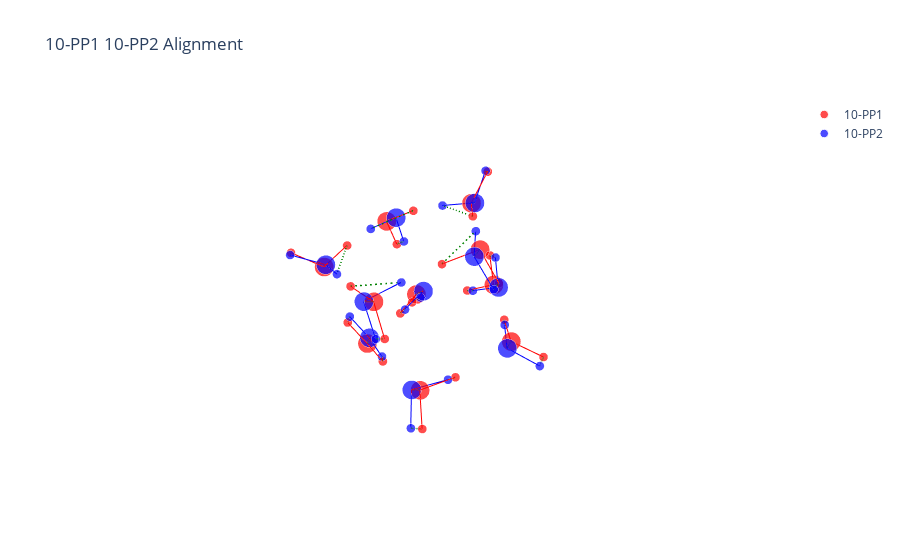

This figure's notebook cell:
### Markdown cell above
Now let's align two water clusters 10-PP1 and 10-PP2 with cluster_alignment(). We need to specify the number of atoms in a water molecule and the method to represent a water molecule.

### Code cell
data_path = "../Data/Water-Clusters/"
nameA = '10-PP1.xyz'
nameB = '10-PP2.xyz'
molA = next(pybel.readfile('xyz', os.path.join(data_path, nameA)))
molB = next(pybel.readfile('xyz', os.path.join(data_path, nameB)))
X_A, T_A, B_A = otm.tl.process_molecule(molA) 
X_B, T_B, B_B = otm.tl.process_molecule(molB)
n_atoms = 3
molecule_cluster_options = 'center'
# specify we are aligning molecule clusters
assignment, rmsd_best = otm.tl.cluster_alignment(X_A, X_B, T_A, T_B, case = 'molecule cluster', n_atoms = n_atoms, molecule_cluster_options = molecule_cluster_options)
X_B_aligned, _, _ = otm.tl.kabsch(X_A, X_B, otm.tl.permutation_to_matrix(assignment))
otm.pl.interactive_alignment_plot(X_A, X_B_aligned, T_A, T_B, B_A, B_B, assignment, '10-PP1', '10-PP2', save=False)

### Figure 1 — Plotly figure (JSON) as saved in the notebook; plotly's stock layout.template omitted (floating-point values rounded to 4 significant figures)
{"data": [{"marker": {"color": "red", "size": [13.2, 6.2, 6.2, 13.2, 6.2, 6.2, 13.2, 6.2, 6.2, 13.2, 6.2, 6.2, 13.2, 6.2, 6.2, 13.2, 6.2, 6.2, 13.2, 6.2, 6.2, 13.2, 6.2, 6.2, 13.2, 6.2, 6.2, 13.2, 6.2, 6.2], "symbol": "circle"}, "mode": "markers", "name": "10-PP1", "type": "scatter3d", "x": [1.741, 2.229, 0.8804, 1.32, 1.5, 1.691, -0.6898, -1.144, -1.356, -1.275, -0.3225, -1.54, 1.892, 0.9393, 2.403, -0.7244, -1.18, -1.047, -0.1016, -0.2925, 0.7988, -1.954, -2.485, -1.229, -2.423, -2.104, -2.465, 2.328, 2.269, 2.34], "y": [1.597, 2.183, 2.047, -1.189, -0.2297, -1.526, 2.595, 3.371, 1.85, -1.774, -1.529, -2.305, -2.005, -2.211, -2.743, -2.433, -1.691, -2.385, 1.801, 2.302, 1.435, -0.09294, -0.00054, 0.5923, 0.5917, -0.2091, 0.3224, 0.765, -0.2066, 1.076], "z": [-1.498, -2.089, -1.327, -1.917, -1.89, -1.077, -0.7222, -1.074, -0.7833, -1.695, -1.856, -2.456, 0.7286, 0.9337, 1.082, 1.033, 1.482, 0.113, 2.025, 1.212, 1.857, 1.997, 2.797, 2.075, -0.7035, -1.167, 0.2358, 1.23, 1.148, 0.3074]}, {"marker": {"color": "blue", "size": [13.2, 6.2, 6.2, 13.2, 6.2, 6.2, 13.2, 6.2, 6.2, 13.2, 6.2, 6.2, 13.2, 6.2, 6.2, 13.2, 6.2, 6.2, 13.2, 6.2, 6.2, 13.2, 6.2, 6.2, 13.2, 6.2, 6.2, 13.2, 6.2, 6.2], "symbol": "circle"}, "mode": "markers", "name": "10-PP2", "type": "scatter3d", "x": [2.409, 2.438, 1.667, 1.836, 1.052, 2.355, 1.111, 1.38, 1.476, -2.348, -2.148, -2.402, -1.515, -0.548, -1.866, 1.802, 2.5, 2.051, -0.4431, -1.192, -0.8142, -0.9843, -0.006376, -1.251, -1.97, -2.587, -1.583, 0.19, -0.04963, -0.5594], "y": [0.4858, 0.8553, 0.9847, 1.381, 1.941, 1.888, -1.355, -0.4161, -1.716, 0.8318, -0.01226, 0.5839, -1.676, -1.544, -2.2, -2.06, -2.615, -1.12, 2.659, 1.996, 3.484, -2.282, -2.303, -2.269, 0.01695, -0.1597, -0.8681, 1.88, 2.34, 1.27], "z": [1.13, 0.2296, 1.547, -1.579, -1.368, -2.214, -1.917, -1.904, -1.085, -0.6455, -1.098, 0.2991, -1.628, -1.83, -2.358, 0.7389, 1.107, 0.9764, -0.7639, -0.7932, -1.1, 1.118, 1.083, 0.1794, 2.033, 2.754, 1.788, 1.992, 1.168, 2.139]}, {"line": {"color": "red", "width": 2}, "mode": "lines", "showlegend": false, "type": "scatter3d", "x": [1.741, 2.229], "y": [1.597, 2.183], "z": [-1.498, -2.089]}, {"line": {"color": "red", "width": 2}, "mode": "lines", "showlegend": false, "type": "scatter3d", "x": [1.741, 0.8804], "y": [1.597, 2.047], "z": [-1.498, -1.327]}, {"line": {"color": "red", "width": 2}, "mode": "lines", "showlegend": false, "type": "scatter3d", "x": [1.32, 1.5], "y": [-1.189, -0.2297], "z": [-1.917, -1.89]}, {"line": {"color": "red", "width": 2}, "mode": "lines", "showlegend": false, "type": "scatter3d", "x": [1.32, 1.691], "y": [-1.189, -1.526], "z": [-1.917, -1.077]}, {"line": {"color": "red", "width": 2}, "mode": "lines", "showlegend": false, "type": "scatter3d", "x": [-0.6898, -1.144], "y": [2.595, 3.371], "z": [-0.7222, -1.074]}, {"line": {"color": "red", "width": 2}, "mode": "lines", "showlegend": false, "type": "scatter3d", "x": [-0.6898, -1.356], "y": [2.595, 1.85], "z": [-0.7222, -0.7833]}, {"line": {"color": "red", "width": 2}, "mode": "lines", "showlegend": false, "type": "scatter3d", "x": [-1.275, -0.3225], "y": [-1.774, -1.529], "z": [-1.695, -1.856]}, {"line": {"color": "red", "width": 2}, "mode": "lines", "showlegend": false, "type": "scatter3d", "x": [-1.275, -1.54], "y": [-1.774, -2.305], "z": [-1.695, -2.456]}, {"line": {"color": "red", "width": 2}, "mode": "lines", "showlegend": false, "type": "scatter3d", "x": [1.892, 0.9393], "y": [-2.005, -2.211], "z": [0.7286, 0.9337]}, {"line": {"color": "red", "width": 2}, "mode": "lines", "showlegend": false, "type": "scatter3d", "x": [1.892, 2.403], "y": [-2.005, -2.743], "z": [0.7286, 1.082]}, {"line": {"color": "red", "width": 2}, "mode": "lines", "showlegend": false, "type": "scatter3d", "x": [-0.7244, -1.18], "y": [-2.433, -1.691], "z": [1.033, 1.482]}, {"line": {"color": "red", "width": 2}, "mode": "lines", "showlegend": false, "type": "scatter3d", "x": [-0.7244, -1.047], "y": [-2.433, -2.385], "z": [1.033, 0.113]}, {"line": {"color": "red", "width": 2}, "mode": "lines", "showlegend": false, "type": "scatter3d", "x": [-0.1016, -0.2925], "y": [1.801, 2.302], "z": [2.025, 1.212]}, {"line": {"color": "red", "width": 2}, "mode": "lines", "showlegend": false, "type": "scatter3d", "x": [-0.1016, 0.7988], "y": [1.801, 1.435], "z": [2.025, 1.857]}, {"line": {"color": "red", "width": 2}, "mode": "lines", "showlegend": false, "type": "scatter3d", "x": [-1.954, -2.485], "y": [-0.09294, -0.00054], "z": [1.997, 2.797]}, {"line": {"color": "red", "width": 2}, "mode": "lines", "showlegend": false, "type": "scatter3d", "x": [-1.954, -1.229], "y": [-0.09294, 0.5923], "z": [1.997, 2.075]}, {"line": {"color": "red", "width": 2}, "mode": "lines", "showlegend": false, "type": "scatter3d", "x": [-2.423, -2.104], "y": [0.5917, -0.2091], "z": [-0.7035, -1.167]}, {"line": {"color": "red", "width": 2}, "mode": "lines", "showlegend": false, "type": "scatter3d", "x": [-2.423, -2.465], "y": [0.5917, 0.3224], "z": [-0.7035, 0.2358]}, {"line": {"color": "red", "width": 2}, "mode": "lines", "showlegend": false, "type": "scatter3d", "x": [2.328, 2.269], "y": [0.765, -0.2066], "z": [1.23, 1.148]}, {"line": {"color": "red", "width": 2}, "mode": "lines", "showlegend": false, "type": "scatter3d", "x": [2.328, 2.34], "y": [0.765, 1.076], "z": [1.23, 0.3074]}, {"line": {"color": "blue", "width": 2}, "mode": "lines", "showlegend": false, "type": "scatter3d", "x": [2.409, 2.438], "y": [0.4858, 0.8553], "z": [1.13, 0.2296]}, {"line": {"color": "blue", "width": 2}, "mode": "lines", "showlegend": false, "type": "scatter3d", "x": [2.409, 1.667], "y": [0.4858, 0.9847], "z": [1.13, 1.547]}, {"line": {"color": "blue", "width": 2}, "mode": "lines", "showlegend": false, "type": "scatter3d", "x": [1.836, 1.052], "y": [1.381, 1.941], "z": [-1.579, -1.368]}, {"line": {"color": "blue", "width": 2}, "mode": "lines", "showlegend": false, "type": "scatter3d", "x": [1.836, 2.355], "y": [1.381, 1.888], "z": [-1.579, -2.214]}, {"line": {"color": "blue", "width": 2}, "mode": "lines", "showlegend": false, "type": "scatter3d", "x": [1.111, 1.38], "y": [-1.355, -0.4161], "z": [-1.917, -1.904]}, {"line": {"color": "blue", "width": 2}, "mode": "lines", "showlegend": false, "type": "scatter3d", "x": [1.111, 1.476], "y": [-1.355, -1.716], "z": [-1.917, -1.085]}, {"line": {"color": "blue", "width": 2}, "mode": "lines", "showlegend": false, "type": "scatter3d", "x": [-2.348, -2.148], "y": [0.8318, -0.01226], "z": [-0.6455, -1.098]}, {"line": {"color": "blue", "width": 2}, "mode": "lines", "showlegend": false, "type": "scatter3d", "x": [-2.348, -2.402], "y": [0.8318, 0.5839], "z": [-0.6455, 0.2991]}, {"line": {"color": "blue", "width": 2}, "mode": "lines", "showlegend": false, "type": "scatter3d", "x": [-1.515, -0.548], "y": [-1.676, -1.544], "z": [-1.628, -1.83]}, {"line": {"color": "blue", "width": 2}, "mode": "lines", "showlegend": false, "type": "scatter3d", "x": [-1.515, -1.866], "y": [-1.676, -2.2], "z": [-1.628, -2.358]}, {"line": {"color": "blue", "width": 2}, "mode": "lines", "showlegend": false, "type": "scatter3d", "x": [1.802, 2.5], "y": [-2.06, -2.615], "z": [0.7389, 1.107]}, {"line": {"color": "blue", "width": 2}, "mode": "lines", "showlegend": false, "type": "scatter3d", "x": [1.802, 2.051], "y": [-2.06, -1.12], "z": [0.7389, 0.9764]}, {"line": {"color": "blue", "width": 2}, "mode": "lines", "showlegend": false, "type": "scatter3d", "x": [-0.4431, -1.192], "y": [2.659, 1.996], "z": [-0.7639, -0.7932]}, {"line": {"color": "blue", "width": 2}, "mode": "lines", "showlegend": false, "type": "scatter3d", "x": [-0.4431, -0.8142], "y": [2.659, 3.484], "z": [-0.7639, -1.1]}, {"line": {"color": "blue", "width": 2}, "mode": "lines", "showlegend": false, "type": "scatter3d", "x": [-0.9843, -0.006376], "y": [-2.282, -2.303], "z": [1.118, 1.083]}, {"line": {"color": "blue", "width": 2}, "mode": "lines", "showlegend": false, "type": "scatter3d", "x": [-0.9843, -1.251], "y": [-2.282, -2.269], "z": [1.118, 0.1794]}, {"line": {"color": "blue", "width": 2}, "mode": "lines", "showlegend": false, "type": "scatter3d", "x": [-1.97, -2.587], "y": [0.01695, -0.1597], "z": [2.033, 2.754]}, {"line": {"color": "blue", "width": 2}, "mode": "lines", "showlegend": false, "type": "scatter3d", "x": [-1.97, -1.583], "y": [0.01695, -0.8681], "z": [2.033, 1.788]}, {"line": {"color": "blue", "width": 2}, "mode": "lines", "showlegend": false, "type": "scatter3d", "x": [0.19, -0.04963], "y": [1.88, 2.34], "z": [1.992, 1.168]}, {"line": {"color": "blue", "width": 2}, "mode": "lines", "showlegend": false, "type": "scatter3d", "x": [0.19, -0.5594], "y": [1.88, 1.27], "z": [1.992, 2.139]}, {"line": {"color": "green", "dash": "longdash", "width": 3}, "mode": "lines", "showlegend": false, "type": "scatter3d", "x": [1.741, 1.836], "y": [1.597, 1.381], "z": [-1.498, -1.579]}, {"line": {"color": "green", "dash": "longdash", "width": 3}, "mode": "lines", "showlegend": false, "type": "scatter3d", "x": [2.229, 2.355], "y": [2.183, 1.888], "z": [-2.089, -2.214]}, {"line": {"color": "green", "dash": "longdash", "width": 3}, "mode": "lines", "showlegend": false, "type": "scatter3d", "x": [0.8804, 1.052], "y": [2.047, 1.941], "z": [-1.327, -1.368]}, {"line": {"color": "green", "dash": "longdash", "width": 3}, "mode": "lines", "showlegend": false, "type": "scatter3d", "x": [1.32, 1.111], "y": [-1.189, -1.355], "z": [-1.917, -1.917]}, {"line": {"color": "green", "dash": "longdash", "width": 3}, "mode": "lines", "showlegend": false, "type": "scatter3d", "x": [1.5, 1.38], "y": [-0.2297, -0.4161], "z": [-1.89, -1.904]}, {"line": {"color": "green", "dash": "longdash", "width": 3}, "mode": "lines", "showlegend": false, "type": "scatter3d", "x": [1.691, 1.476], "y": [-1.526, -1.716], "z": [-1.077, -1.085]}, {"line": {"color": "green", "dash": "longdash", "width": 3}, "mode": "lines", "showlegend": false, "type": "scatter3d", "x": [-0.6898, -0.4431], "y": [2.595, 2.659], "z": [-0.7222, -0.7639]}, {"line": {"color": "green", "dash": "longdash", "width": 3}, "mode": "lines", "showlegend": false, "type": "scatter3d", "x": [-1.144, -0.8142], "y": [3.371, 3.484], "z": [-1.074, -1.1]}, {"line": {"color": "green", "dash": "longdash", "width": 3}, "mode": "lines", "showlegend": false, "type": "scatter3d", "x": [-1.356, -1.192], "y": [1.85, 1.996], "z": [-0.7833, -0.7932]}, {"line": {"color": "green", "dash": "longdash", "width": 3}, "mode": "lines", "showlegend": false, "type": "scatter3d", "x": [-1.275, -1.515], "y": [-1.774, -1.676], "z": [-1.695, -1.628]}, {"line": {"color": "green", "dash": "longdash", "width": 3}, "mode": "lines", "showlegend": false, "type": "scatter3d", "x": [-0.3225, -0.548], "y": [-1.529, -1.544], "z": [-1.856, -1.83]}, {"line": {"color": "green", "dash": "longdash", "width": 3}, "mode": "lines", "showlegend": false, "type": "scatter3d", "x": [-1.54, -1.866], "y": [-2.305, -2.2], "z": [-2.456, -2.358]}, {"line": {"color": "green", "dash": "longdash", "width": 3}, "mode": "lines", "showlegend": false, "type": "scatter3d", "x": [1.892, 1.802], "y": [-2.005, -2.06], "z": [0.7286, 0.7389]}, {"line": {"color": "green", "dash": "longdash", "width": 3}, "mode": "lines", "showlegend": false, "type": "scatter3d", "x": [0.9393, 2.051], "y": [-2.211, -1.12], "z": [0.9337, 0.9764]}, {"line": {"color": "green", "dash": "longdash", "width": 3}, "mode": "lines", "showlegend": false, "type": "scatter3d", "x": [2.403, 2.5], "y": [-2.743, -2.615], "z": [1.082, 1.107]}, {"line": {"color": "green", "dash": "longdash", "width": 3}, "mode": "lines", "showlegend": false, "type": "scatter3d", "x": [-0.7244, -0.9843], "y": [-2.433, -2.282], "z": [1.033, 1.118]}, {"line": {"color": "green", "dash": "longdash", "width": 3}, "mode": "lines", "showlegend": false, "type": "scatter3d", "x": [-1.18, -0.006376], "y": [-1.691, -2.303], "z": [1.482, 1.083]}, {"line": {"color": "green", "dash": "longdash", "width": 3}, "mode": "lines", "showlegend": false, "type": "scatter3d", "x": [-1.047, -1.251], "y": [-2.385, -2.269], "z": [0.113, 0.1794]}, {"line": {"color": "green", "dash": "longdash", "width": 3}, "mode": "lines", "showlegend": false, "type": "scatter3d", "x": [-0.1016, 0.19], "y": [1.801, 1.88], "z": [2.025, 1.992]}, {"line": {"color": "green", "dash": "longdash", "width": 3}, "mode": "lines", "showlegend": false, "type": "scatter3d", "x": [-0.2925, -0.04963], "y": [2.302, 2.34], "z": [1.212, 1.168]}, {"line": {"color": "green", "dash": "longdash", "width": 3}, "mode": "lines", "showlegend": false, "type": "scatter3d", "x": [0.7988, -0.5594], "y": [1.435, 1.27], "z": [1.857, 2.139]}, {"line": {"color": "green", "dash": "longdash", "width": 3}, "mode": "lines", "showlegend": false, "type": "scatter3d", "x": [-1.954, -1.97], "y": [-0.09294, 0.01695], "z": [1.997, 2.033]}, {"line": {"color": "green", "dash": "longdash", "width": 3}, "mode": "lines", "showlegend": false, "type": "scatter3d", "x": [-2.485, -2.587], "y": [-0.00054, -0.1597], "z": [2.797, 2.754]}, {"line": {"color": "green", "dash": "longdash", "width": 3}, "mode": "lines", "showlegend": false, "type": "scatter3d", "x": [-1.229, -1.583], "y": [0.5923, -0.8681], "z": [2.075, 1.788]}, {"line": {"color": "green", "dash": "longdash", "width": 3}, "mode": "lines", "showlegend": false, "type": "scatter3d", "x": [-2.423, -2.348], "y": [0.5917, 0.8318], "z": [-0.7035, -0.6455]}, {"line": {"color": "green", "dash": "longdash", "width": 3}, "mode": "lines", "showlegend": false, "type": "scatter3d", "x": [-2.104, -2.148], "y": [-0.2091, -0.01226], "z": [-1.167, -1.098]}, {"line": {"color": "green", "dash": "longdash", "width": 3}, "mode": "lines", "showlegend": false, "type": "scatter3d", "x": [-2.465, -2.402], "y": [0.3224, 0.5839], "z": [0.2358, 0.2991]}, {"line": {"color": "green", "dash": "longdash", "width": 3}, "mode": "lines", "showlegend": false, "type": "scatter3d", "x": [2.328, 2.409], "y": [0.765, 0.4858], "z": [1.23, 1.13]}, {"line": {"color": "green", "dash": "longdash", "width": 3}, "mode": "lines", "showlegend": false, "type": "scatter3d", "x": [2.269, 1.667], "y": [-0.2066, 0.9847], "z": [1.148, 1.547]}, {"line": {"color": "green", "dash": "longdash", "width": 3}, "mode": "lines", "showlegend": false, "type": "scatter3d", "x": [2.34, 2.438], "y": [1.076, 0.8553], "z": [0.3074, 0.2296]}], "layout": {"scene": {"aspectmode": "data", "xaxis": {"title": {"text": "X"}, "visible": false}, "yaxis": {"title": {"text": "Y"}, "visible": false}, "zaxis": {"title": {"text": "Z"}, "visible": false}}, "showlegend": true, "title": {"text": "10-PP1 10-PP2 Alignment"}}}
